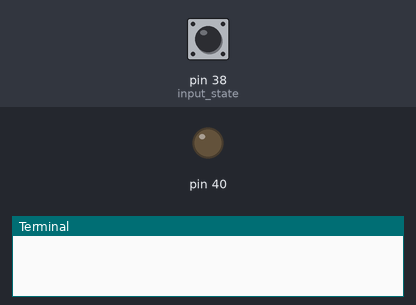
This program was run on a simulated Raspberry Pi (header pin numbers). On the bench: output pins drawn as LEDs (lit = HIGH), the last lines printed to the terminal. Dashed ring = blinking. Inputs (shaded band) come from the test bench; at power-on: pin 38 (input_state) HIGH.

Above: at 1.2 s.
1.3 s: pin 38 (input_state) pulled LOW for 1 s
At 1.75 s:
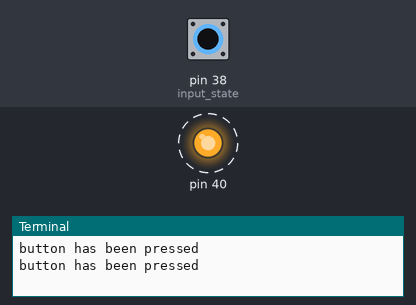
4.0 s: pin 38 (input_state) pulled LOW for 0.15 s
At 5.0 s:
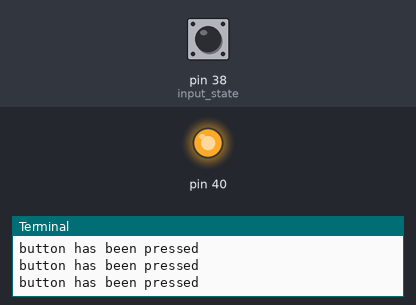
5.8 s: pin 38 (input_state) pulled LOW for 3.2 s
At 9.9 s:
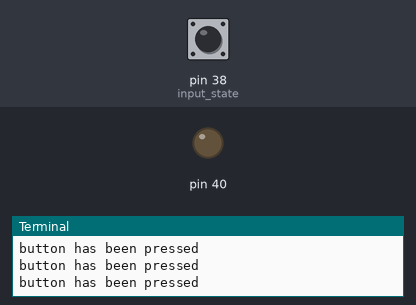
Timing chart, 0 to 11.4 s (numbered marks = the images above; inputs shaded):
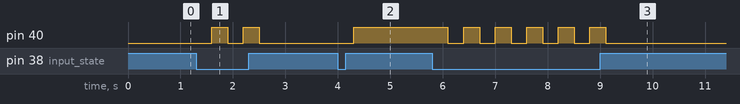

Measured:
- after the input at 1.3 s, pin 40: alternates HIGH for 0.30 s and LOW for 0.30 s, 4 changes in all, then stays LOW, starting after 0.30 s
- after the input at 4.0 s, pin 40: LOW → HIGH after 0.30 s
- after the input at 5.8 s, pin 40: alternates HIGH for 0.30 s and LOW for 0.30 s, 11 changes in all, then stays LOW, starting after 0.30 s

The program:

RPi.py
```python
import RPi.GPIO as GPIO
import time
GPIO.setmode(GPIO.BOARD)
GPIO.setwarnings(False)

GPIO.setup(40, GPIO.OUT)

"""
for i in range(5):
    GPIO.output(40, GPIO.HIGH)
    print("on")
    time.sleep(1)
    GPIO.output(40, GPIO.LOW)
    print("off")
    time.sleep(1)
    """

GPIO.setup(38, GPIO.IN, pull_up_down=GPIO.PUD_UP)

"""
# This will turn the LED light on while you press down the button
while True:
    input_state = GPIO.input(38)
    if input_state == False:
        print("Button Pressed")
        GPIO.output(40, GPIO.HIGH)
    else:
        GPIO.output(40, GPIO.LOW)
"""

# This will turn the LED light on while you toggle back and off
lightStatus = False
GPIO.output(40, GPIO.LOW)

while True:
    input_state = GPIO.input(38)
    if input_state == False:
        print("button has been pressed")
        time.sleep(.3)
        if lightStatus == False:
            GPIO.output(40, GPIO.HIGH)
            lightStatus = True
        else:
            GPIO.output(40, GPIO.LOW)
            lightStatus = False
```
